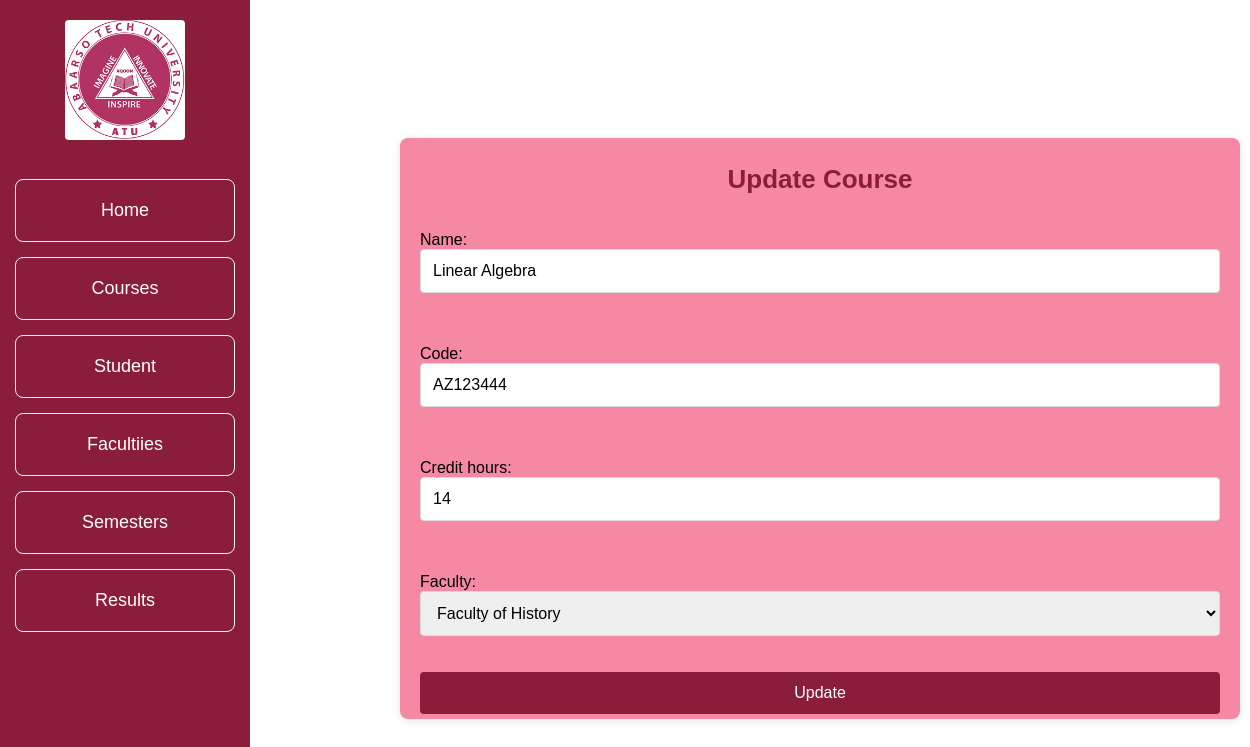
/courses/5/update/, run on the app's committed database.
### uni_app/models.py (models this page shows, shortened)
class Course(models.Model):
    name = models.CharField(max_length=200)
    code = models.CharField(max_length=10, unique=True)
    credit_hours = models.PositiveIntegerField()
    faculty = models.ForeignKey(Faculty, on_delete=models.CASCADE, null=True)
    semester = models.ForeignKey(Semester, on_delete=models.CASCADE, null=True)

class Faculty(models.Model):
    name = models.CharField(max_length=100)
    department = models.CharField(max_length=100)
    faculty_id = models.CharField(max_length=20, unique=True)
    course_taught =models.CharField(max_length=100)
    def __str__(self):
        return self.name

### uni_app/views.py (the view)
# urls.py: path('courses/<int:pk>/update/', course_update, name='course_update'),
def course_update(request, pk):
    course = get_object_or_404(Course, pk=pk)
    if request.method == 'POST':
        form = CourseForm(request.POST, instance=course)
        if form.is_valid():
            form.save()
            return redirect('course_list')
    else:
        form = CourseForm(instance=course)
    return render(request, 'course_form.html', {'form': form})

### uni_app/forms.py
class CourseForm(forms.ModelForm):
    class Meta:
        model = Course
        fields = ['name', 'code', 'credit_hours', 'faculty']

### template/course_form.html (shortened to what this page needs)
{% extends 'base.html' %}
{% load static%}
{% block content %}
    <link rel="stylesheet" href="{% static 'css/course_form.css'%}">
<h1>hello</h1>
   <div class="course-form-container">
    <h2>{% if form.instance.pk %}Update{% else %}Add{% endif %} Course</h2>
    <form method="post">
        {{ form.as_p }}
        <button type="submit" class="btn btn-success">{% if form.instance.pk %}Update{% else %}Add{% endif %}</button>
    </form>
   </div>
{%endblock%}

### static/css/style.css (style rules this page uses)
body { margin: 0; font-family: Arial, sans-serif; }

### static/css/course_form.css (style rules this page uses)
.course-form-container { width: 800px; padding: 5px 20px; background-color: #f588a3; border-radius: 8px; box-shadow: 0 2px 8px rgba(7, 6, 6, 0.1); margin: 0px 0px 0px 400px; }
.course-form-container h2 { font-size: 26px; margin-bottom: 20px; color: #8a1d39; text-align: center; }
.course-form-container form { display: flex; flex-direction: column; }
.course-form-container input[type="text"], .course-form-container input[type="number"], .course-form-container select, .course-form-container textarea { padding: 12px; margin-bottom: 20px; border: 1px solid #ddd; border-radius: 4px; font-size: 16px; width: 100%; box-sizing: border-box; }
.course-form-container button { padding: 12px 18px; border: none; background-color: #8a1d39; color: white; font-size: 16px; border-radius: 4px; cursor: pointer; transition: background-color 0.3s ease; width: 100%; }

### data on the page
Course: name "Linear Algebra", code "AZ123444", credit_hours "14", faculty "Faculty of History"
